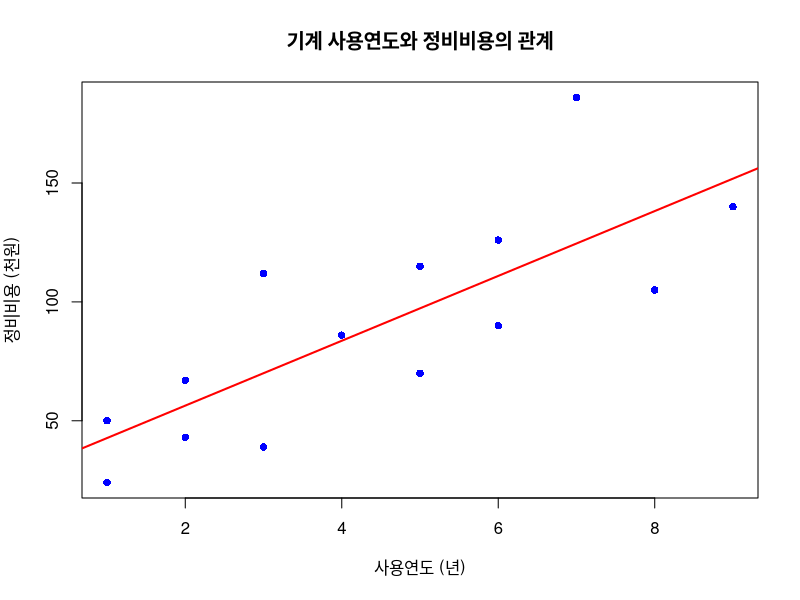

Recreate this plot in R.
# 기계의 사용연도와 정비비용 관계 분석
# 문제: 사용연도(age of machines)와 정비비용(maintenance cost) 간의 관계 분석

# 데이터 입력
age <- c(3, 1, 5, 8, 1, 4, 2, 6, 9, 3, 5, 7, 2, 6)
cost <- c(39, 24, 115, 105, 50, 86, 67, 90, 140, 112, 70, 186, 43, 126)

# 데이터프레임 생성
machine_data <- data.frame(age = age, cost = cost)
print(machine_data)

# 1) 산점도 그리기 및 회귀직선 적합
plot(age, cost,
     main = "기계 사용연도와 정비비용의 관계",
     xlab = "사용연도 (년)",
     ylab = "정비비용 (천원)",
     pch = 16,
     col = "blue")

# 회귀모델 적합
model <- lm(cost ~ age, data = machine_data)
abline(model, col = "red", lwd = 2)

# 2) 상관계수와 결정계수 구하기
correlation <- cor(age, cost)
r_squared <- summary(model)$r.squared
cat("상관계수(r):", correlation, "\n")
cat("결정계수(R²):", r_squared, "\n")

# 3) 분산분석표 작성 및 회귀직선의 유의 여부 검정
anova_result <- anova(model)
summary_result <- summary(model)
print(anova_result)
print(summary_result)
# age 변수의 p-value (단순 선형 회귀에서는 모델 전체의 F-검정 p-value와 동일)
cat("유의확률(p-value):", summary_result$coefficients["age", "Pr(>|t|)"], "\n")
cat("유의수준 α=0.05에서 회귀직선이",
    ifelse(summary_result$coefficients["age", "Pr(>|t|)"] < 0.05, "유의함", "유의하지 않음"), "\n")

# 4) 사용연도가 4년인 기계의 평균 정비비용 추정
new_data <- data.frame(age = 4)
predicted_cost <- predict(model, newdata = new_data)
cat("사용연도가 4년인 기계의 추정 정비비용:", predicted_cost, "천원\n")

# 5) 잔차 계산 및 합이 0인지 확인
residuals <- residuals(model)
cat("잔차의 합:", sum(residuals), "\n") # 이론적으로 0에 매우 가까움

# 6) 잔차(e)와 x의 곱의 합 계산
x_residual_product <- sum(age * residuals)
cat("Σx_i·e_i의 값:", x_residual_product, "\n") # 이론적으로 0에 매우 가까움

# 7) 잔차(e)와 ŷ의 곱의 합 계산 
predicted_y <- fitted(model) # 회귀모델에 의해 예측된 y 값 (ŷ)
y_hat_residual_product <- sum(predicted_y * residuals)
cat("Σŷ_i·e_i의 값:", y_hat_residual_product, "\n") # 이론적으로 0에 매우 가까움

# 회귀식 표시
intercept <- coef(model)[1]
slope <- coef(model)[2]
cat("회귀식: cost =", round(intercept, 2), "+", round(slope, 2), "× age\n")
